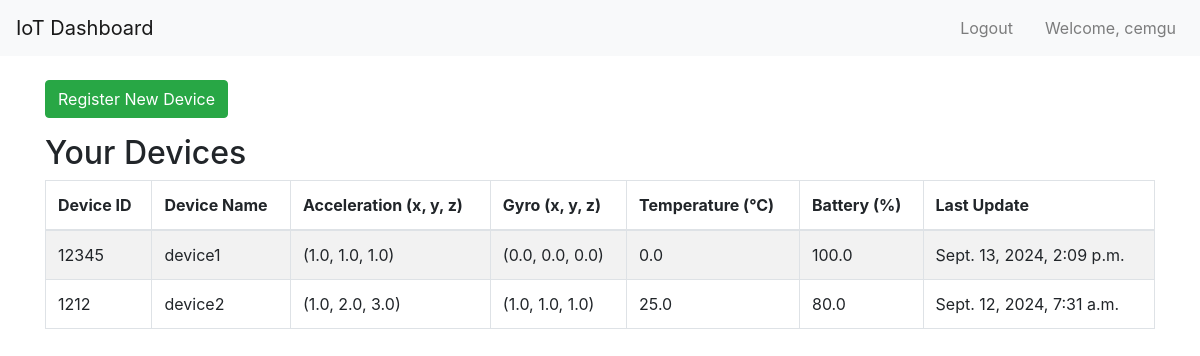
The page /api/dashboard/ (signed in) on the database as committed earlier.
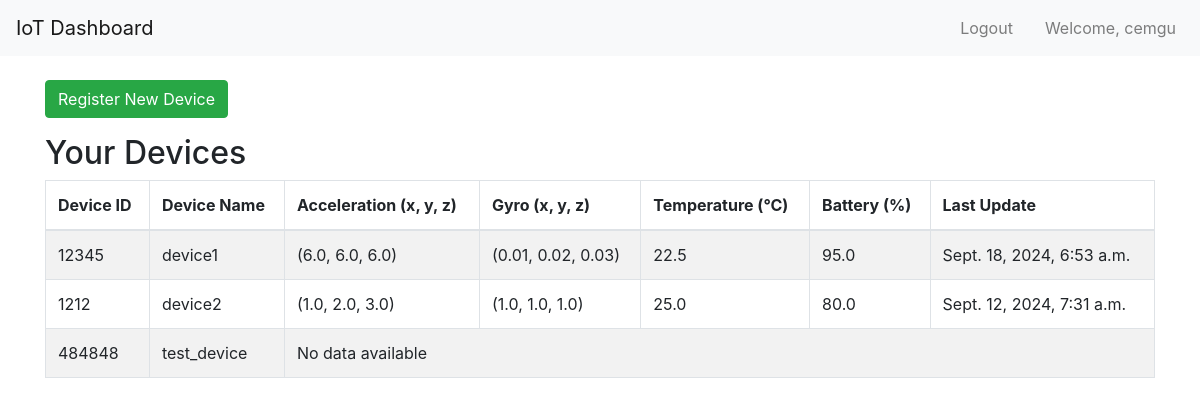
The same page on the database as committed later.
### devices/models.py (models this page shows, shortened)
class Device(models.Model):
    user = models.ForeignKey(User, related_name='devices', on_delete=models.CASCADE, default = 1)
    device_id = models.CharField(max_length=100)
    name = models.CharField(max_length=100, null=True, blank=True)  # Optional name for device

class DataEntry(models.Model):
    device = models.ForeignKey(Device, related_name='data_entries', on_delete=models.CASCADE)
    timestamp = models.DateTimeField(auto_now_add=True)
    acceleration_x = models.FloatField(default=0.0)
    acceleration_y = models.FloatField(default=0.0)
    acceleration_z = models.FloatField(default=0.0)
    gyro_x = models.FloatField(default=0.0)
    gyro_y = models.FloatField(default=0.0)
    gyro_z = models.FloatField(default=0.0)
    temperature = models.FloatField(default=0.0)
    battery = models.FloatField(default=100.0)

### devices/views.py (the view)
# urls.py: path('dashboard/', dashboard, name='dashboard'),
@login_required
def dashboard(request):
    user = request.user  # Use the User model instead of Customer
    devices = Device.objects.filter(user=user)  # Now filter devices by user
    devices_with_data = []
    for device in devices:
        latest_data = DataEntry.objects.filter(device=device).order_by('-timestamp').first()
        devices_with_data.append({
            'device': device,
            'latest_data': latest_data,
        })
    paginator = Paginator(devices_with_data, 5)  # Show 5 devices per page
    page_number = request.GET.get('page')
    page_obj = paginator.get_page(page_number)
    return render(request, 'devices.html', {'page_obj': page_obj})

### devices/templates/devices.html (shortened to what this page needs)
{% extends "master.html" %}
{% block content %}
<body>
    <div class="container mt-4">
        <a href="{% url 'register_device' %}" class="btn btn-success mb-3">Register New Device</a>
        <h2>Your Devices</h2>
        {% if page_obj.object_list %}
            <div class="table-responsive">
                <table class="table table-bordered table-striped">
                    <thead>
                        <tr>
                            <th>Device ID</th>
                            <th>Device Name</th>
                            <th>Acceleration (x, y, z)</th>
                            <th>Gyro (x, y, z)</th>
                            <th>Temperature (°C)</th>
                            <th>Battery (%)</th>
                            <th>Last Update</th>
                        </tr>
                    </thead>
                    <tbody>
                        {% for item in page_obj.object_list %}
                            <tr class="clickable-row" data-href="{% url 'device-detail' item.device.device_id %}">
                                <td>{{ item.device.device_id }}</td>
                                <td>{{ item.device.name }}</td>
                                {% if item.latest_data %}
                                    <td>({{ item.latest_data.acceleration_x }}, {{ item.latest_data.acceleration_y }}, {{ item.latest_data.acceleration_z }})</td>
                                    <td>({{ item.latest_data.gyro_x }}, {{ item.latest_data.gyro_y }}, {{ item.latest_data.gyro_z }})</td>
                                    <td>{{ item.latest_data.temperature }}</td>
                                    <td>{{ item.latest_data.battery }}</td>
                                    <td>{{ item.latest_data.timestamp }}</td>
                                {% else %}
                                    <td colspan="6">No data available</td>
                                {% endif %}
                            </tr>
                        {% endfor %}
                    </tbody>
                </table>
            </div>
        {% else %}
            <p>You do not have any devices registered.</p>
        {% endif %}
    </div>
{% endblock %}

### devices/templates/master.html (shortened to what this page needs)
{% load static %}
<!DOCTYPE html>
<html lang="en">
<head>
    <link href="https://stackpath.bootstrapcdn.com/bootstrap/4.5.2/css/bootstrap.min.css" rel="stylesheet">
    <link rel="stylesheet" href="{% static 'style.css' %}">
</head>
<body>
    <nav class="navbar navbar-expand-lg navbar-light bg-light">
        <a class="navbar-brand" href="#">IoT Dashboard</a>
        <div class="collapse navbar-collapse" id="navbarNav">
            <ul class="navbar-nav ml-auto">
                {% if request.user.is_authenticated %}
                    <li class="nav-item mr-3">
                        <a class="nav-link" href="{% url 'logout' %}">Logout</a>
                    </li>
                    <li class="nav-item">
                        <a class="nav-link" href="#">Welcome, {{ request.user.username }}</a>
                    </li>
                {% endif %}
            </ul>
        </div>
    </nav>
    {% block content %}{% endblock %}
</body>
</html>

### devices/templates/devices.html (style rules this page uses)
.clickable-row { cursor: pointer; transition: background-color 0.3s ease; }

Rows that differ between the two databases and show on the page:
computed for Device "device1": latest_data.acceleration_x "1.0" → "6.0"; latest_data.acceleration_y "1.0" → "6.0"; latest_data.acceleration_z "1.0" → "6.0"; latest_data.gyro_x "0.0" → "0.01"; latest_data.gyro_y "0.0" → "0.02"; latest_data.gyro_z "0.0" → "0.03"; latest_data.temperature "0.0" → "22.5"; latest_data.battery "100.0" → "95.0"; latest_data.timestamp "Sept. 13, 2024, 2:09 p.m." → "Sept. 18, 2024, 6:53 a.m."
added Device: device.device_id "484848", device.name "test_device", shows "No data available"
